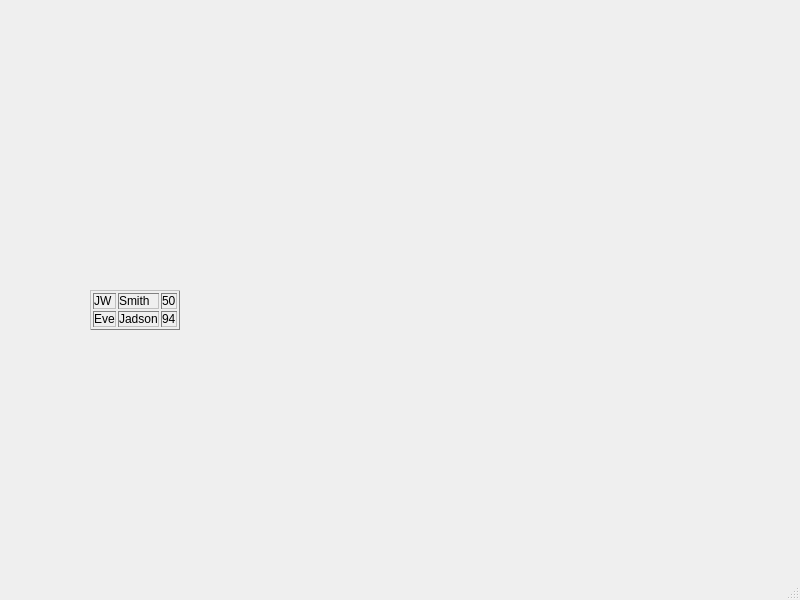
<?xml version="1.0" encoding="UTF-8"?>
<ui version="4.0">
 <class>MainWindow</class>
 <widget class="QMainWindow" name="MainWindow">
  <property name="geometry">
   <rect>
    <x>0</x>
    <y>0</y>
    <width>800</width>
    <height>600</height>
   </rect>
  </property>
  <property name="windowTitle">
   <string>MainWindow</string>
  </property>
  <widget class="QWidget" name="centralwidget">
   <widget class="QLabel" name="label">
    <property name="geometry">
     <rect>
      <x>90</x>
      <y>200</y>
      <width>211</width>
      <height>221</height>
     </rect>
    </property>
    <property name="text">
     <string>&lt;table border=&quot;1&quot; style=&quot;width:100%&quot;&gt;
&lt;tr&gt;
&lt;td&gt;JW&lt;/td&gt;
&lt;td&gt;Smith&lt;/td&gt;
&lt;td&gt;50&lt;/td&gt;
&lt;/tr&gt;
&lt;tr&gt;
&lt;td&gt;Eve&lt;/td&gt;
&lt;td&gt;Jadson&lt;/td&gt;
&lt;td&gt;94&lt;/td&gt;
&lt;/tr&gt;
&lt;/table&gt;</string>
    </property>
   </widget>
  </widget>
  <widget class="QMenuBar" name="menubar">
   <property name="geometry">
    <rect>
     <x>0</x>
     <y>0</y>
     <width>800</width>
     <height>26</height>
    </rect>
   </property>
  </widget>
  <widget class="QStatusBar" name="statusbar"/>
 </widget>
 <resources/>
 <connections/>
</ui>
